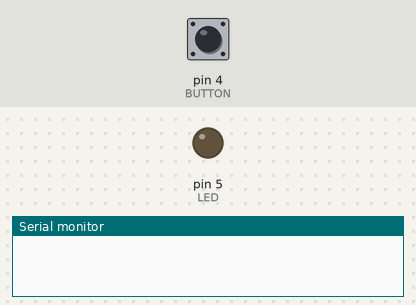
A sketch run on a simulated Arduino Uno, built with avr-gcc and run on an emulated ATmega328P. On the bench: output pins drawn as LEDs (lit = HIGH), the last lines printed to the serial monitor. The inputs (shaded band) are chosen by the test bench; at power-on: pin 4 (BUTTON) LOW.

Above: at 1.2 s.
1.3 s: pin 4 (BUTTON) pulled HIGH for 0.15 s
At 2.2 s:
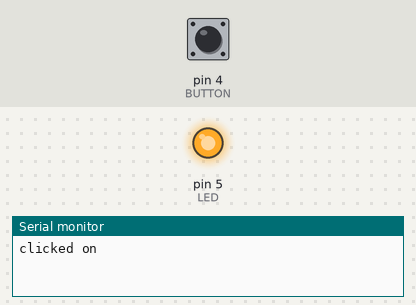
2.9 s: pin 4 (BUTTON) pulled HIGH for 1 s
At 4.7 s:
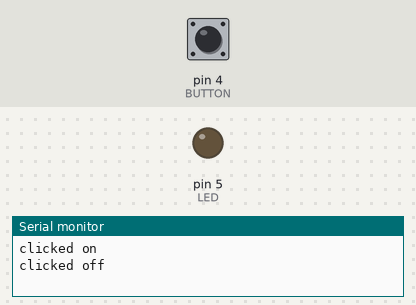
5.4 s: pin 4 (BUTTON) pulled HIGH for 3.2 s
At 9.5 s:
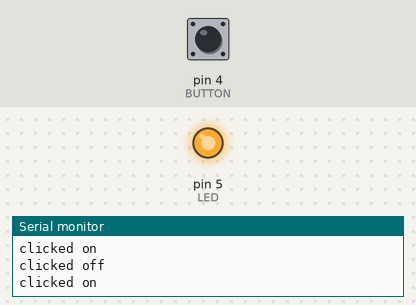
Timing chart, 0 to 11.0 s (numbered marks = the images above; inputs shaded):
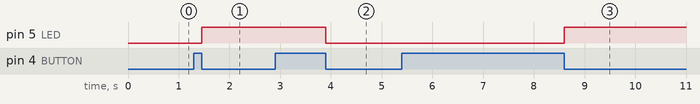

The sketch:

lab2.ino
```cpp
// vars
#define LED 5
#define BUTTON 4
bool buttonstate;
bool LED_state = false;
bool clickedflag = false;

void setup() {
  // put your setup code here, to run once:

  // setup serial connunication speed
  Serial.begin(9600);

  // setup pin as input
  pinMode(BUTTON, INPUT);

  // setup pin as output
  pinMode(LED, OUTPUT);
}

void loop() {
  // put your main code here, to run repeatedly:

  // read button state
  buttonstate = digitalRead(BUTTON);

  // if the button is clicked and it was not clicked previously
  if (buttonstate and not clickedflag){

      // set the clicked flag
      clickedflag = true;
  }

  // if the button is not clicked now and it was clicked previously (a commplete click has now happened)
  if (not buttonstate and clickedflag){

    // set the clicked flag
    clickedflag = false;

      //if off turn on
      if(LED_state == false) {
        digitalWrite(LED, HIGH);
        LED_state = true;
        Serial.println("clicked on");
      }
      //if on turn off
      else {
        digitalWrite(LED, LOW);
        LED_state = false;
        Serial.println("clicked off");
      }
      delay(1000);
  }

}
```

Measured:
- after the input at 1.3 s, pin 5 (LED): LOW → HIGH after 0.15 s
- after the input at 2.9 s, pin 5 (LED): HIGH → LOW after 1.0 s
- after the input at 5.4 s, pin 5 (LED): LOW → HIGH after 3.2 s
